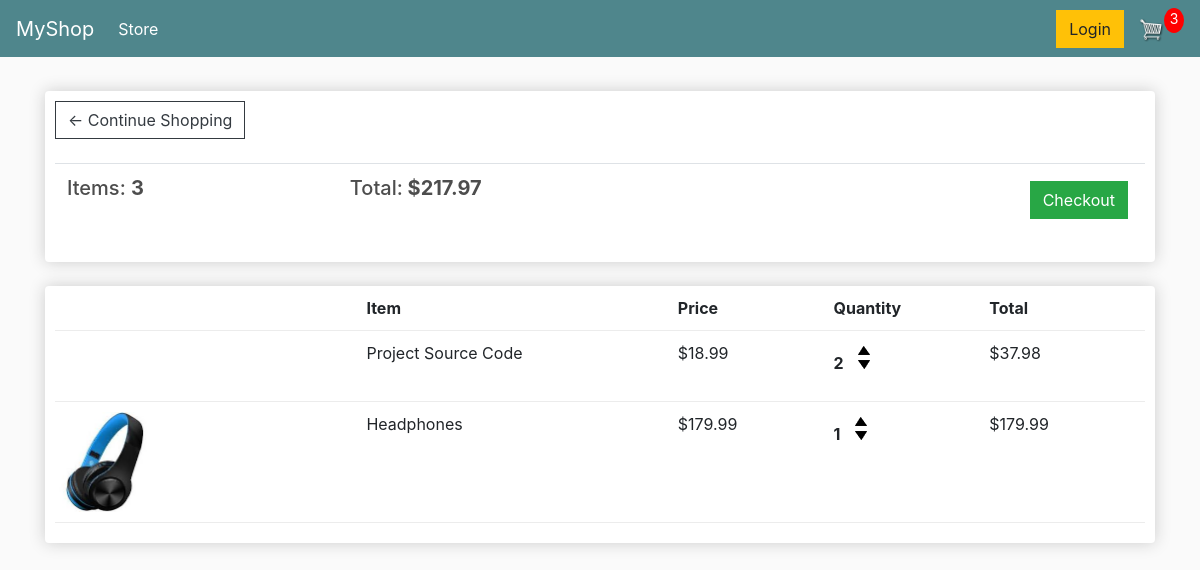
The page /cart/ (signed in) on the database as committed earlier.
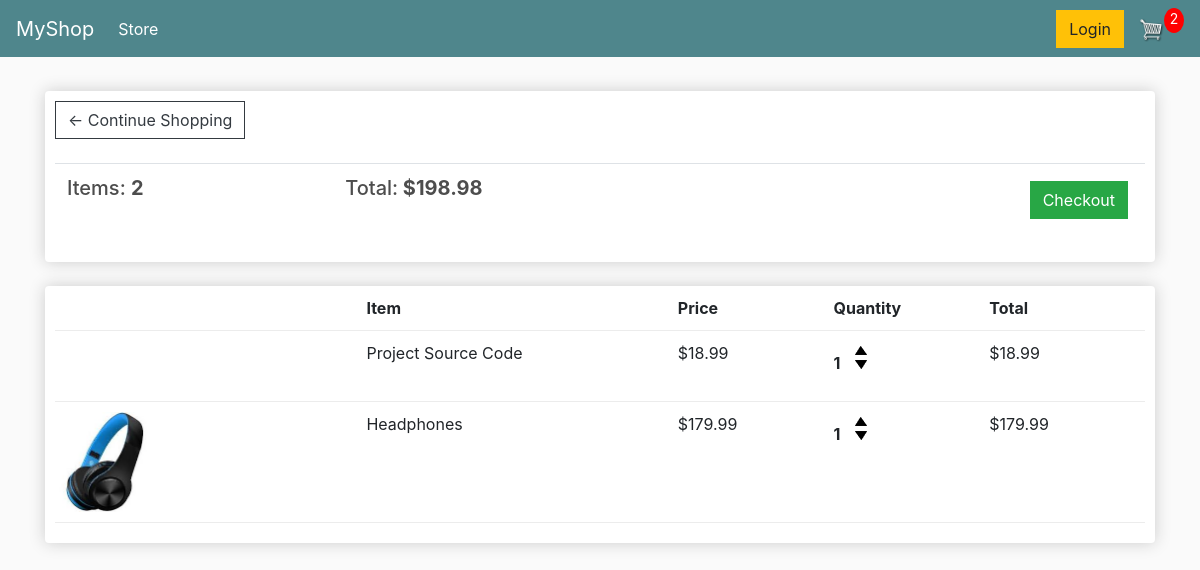
The same page on the database as committed later.
### store/models.py (models this page shows, shortened)
class Order(models.Model):
    customer = models.ForeignKey(Customer, on_delete=models.SET_NULL, null=True, blank=True)
    date_ordered = models.DateTimeField(auto_now_add=True)
    complete = models.BooleanField(default=False)
    transaction_id = models.CharField(max_length=200, null=True)
    @property
    def get_cart_total(self):
        items = self.orderitem_set.all()
        total = sum([item.get_total for item in items])
        return total
    @property
    def get_cart_items(self):
        items = self.orderitem_set.all()
        total = sum([item.quantity for item in items])
        return total

class OrderItem(models.Model):
    product = models.ForeignKey(Product, on_delete=models.SET_NULL, null=True)
    order = models.ForeignKey(Order, on_delete=models.SET_NULL, null=True)
    quantity = models.IntegerField(default=0, null=True, blank=True)
    date_added = models.DateTimeField(auto_now_add=True)
    @property
    def get_total(self):
        return self.product.price * self.quantity

class Product(models.Model):
    name = models.CharField(max_length=200, null=True)
    price = models.DecimalField(max_digits=7, decimal_places=2)
    digital = models.BooleanField(default=False, null=True, blank=False)
    image = models.ImageField(null=True, blank=True)
    @property
    def imageURL(self):
        try:
            url = self.image.url
        except:
            url = ''
        return url

### store/views.py (the view)
# urls.py: path('cart/', views.cart, name='cart'),
def cart(request):
    data = cartData(request)
    order = data['order']
    items = data['items']
    cartItems = data['cartItems']
    context = {'items':items, 'order':order, 'cartItems':cartItems}
    return render(request, 'store/cart.html', context)

### store/utils.py (called while the page is built)
def cartData(request):
    if request.user.is_authenticated:
        customer = request.user.customer
        order, created = Order.objects.get_or_create(customer=customer, complete=False)
        items = order.orderitem_set.all()
        cartItems = order.get_cart_items
    else:
        cookieData = cookieCart(request)
        order = cookieData['order']
        items = cookieData['items']
        cartItems = cookieData['cartItems']
    return {'items':items, 'order': order, 'cartItems':cartItems}

### store/templates/store/cart.html (shortened to what this page needs)
{% extends 'store/base.html' %}
{% load static %}
{% block content %}
	<div class="row">
		<div class="col-lg-12">
			<div class="box-element">
				<a  class="btn btn-outline-dark" href="{% url 'index' %}">&#x2190; Continue Shopping</a>
				<br>
				<br>
				<table class="table">
					<tr>
						<th><h5>Items: <strong>{{order.get_cart_items}}</strong></h5></th>
						<th><h5>Total:<strong> ${{order.get_cart_total|floatformat:2}}</strong></h5></th>
						<th>
							<a  style="float:right; margin:5px;" class="btn btn-success" href="{% url 'checkout' %}">Checkout</a>
						</th>
					</tr>
				</table>
			</div>
			<br>
			<div class="box-element">
				<div class="cart-row">
					<div style="flex:2"></div>
					<div style="flex:2"><strong>Item</strong></div>
					<div style="flex:1"><strong>Price</strong></div>
					<div style="flex:1"><strong>Quantity</strong></div>
					<div style="flex:1"><strong>Total</strong></div>
				</div>
				{% for item in items %}
				<div class="cart-row">
					<div style="flex:2"><img class="row-image" src="{{item.product.imageURL}}"></div>
					<div style="flex:2"><p>{{item.product.name}}</p></div>
					<div style="flex:1"><p>${{item.product.price|floatformat:2}}</p></div>
					<div style="flex:1">
						<p class="quantity">{{item.quantity}}</p>
						<div class="quantity">
							<img data-product="{{item.product.id}}" data-action="add" class="chg-quantity update-cart" src="{% static 'images/arrow-up.png' %}">
							<img data-product="{{item.product.id}}" data-action="remove" class="chg-quantity update-cart" src="{% static 'images/arrow-down.png' %}">
						</div>
					</div>
					<div style="flex:1"><p>${{item.get_total}}</p></div>
				</div>
				{% endfor %}
			</div>
		</div>
	</div>
{% endblock content %}

### store/templates/store/base.html (shortened to what this page needs)
<!DOCTYPE html>
{% load static %}
<html>
    <head>
	    <link rel="stylesheet" href="https://stackpath.bootstrapcdn.com/bootstrap/4.4.1/css/bootstrap.min.css">
        <link rel="stylesheet" type="text/css" href="{% static 'css/main.css' %}">
    </head>
    <body>
        {% include "component/navbar.html" %}
        <div class="container">
            <br>
            {% block content %}
            {% endblock content %}
        </div>
    </body>
</html>

### store/templates/component/navbar.html (shortened to what this page needs)
{% load static %}
<nav class="navbar navbar-expand-lg navbar-dark bg-dark">
    <a class="navbar-brand" href="{% url 'index' %}">MyShop</a>
    <div class="collapse navbar-collapse" id="navbarSupportedContent">
      <ul class="navbar-nav mr-auto">
        <li class="nav-item active">
          <a class="nav-link" href="{% url 'index' %}">Store<span class="sr-only">(current)</span></a>
        </li>
      </ul>
      <div class="form-inline my-2 my-lg-0">
          <a href="#" class="btn btn-warning">Login</a>
          <a href="{% url 'cart' %}">
              <img id="cart-icon" src="{% static 'images/cart.png' %}">
          </a>
          <p id="cart-total">{{cartItems}}</p>
      </div>
    </div>
  </nav>

### static/css/main.css (style rules this page uses)
body { background-color: hsl(0, 0%, 98%); }
h1,h2,h3,h4,h5,h6 { color:hsl(0, 0%, 30%); }
.box-element { box-shadow:hsl(0, 0%, 80%) 0 0 16px; background-color: #fff; border-radius: 4px; padding: 10px; }
.bg-dark { background-color: #4f868c!important; }
#cart-icon { width:25px; display: inline-block; margin-left: 15px; }
#cart-total { display: block; text-align: center; color:#fff; background-color: red; width: 20px; height: 25px; border-radius: 50%; font-size: 14px; }
.col-lg-4, .col-lg-6, .col-lg-8, .col-lg-12 { margin-top: 10px; }
.btn { border-radius: 0; }
.row-image { width: 100px; }
.cart-row { display: flex; align-items: flex-stretch; padding-bottom: 10px; margin-bottom: 10px; border-bottom: 1px solid #ececec; }
.quantity { display: inline-block; font-weight: 700; padding-right:10px; }
.chg-quantity { width: 12px; cursor: pointer; display: block; margin-top: 5px; transition:.1s; }

Rows that differ between the two databases and show on the page:
changed through a linked row, Order: get_cart_items "3" → "2"; get_cart_total "217.97" → "198.98"
changed OrderItem "Project Source Code": quantity "2" → "1"; get_total "37.98" → "18.99"
Other text that changed with them:
{{ cartItems }}: "3" → "2"
